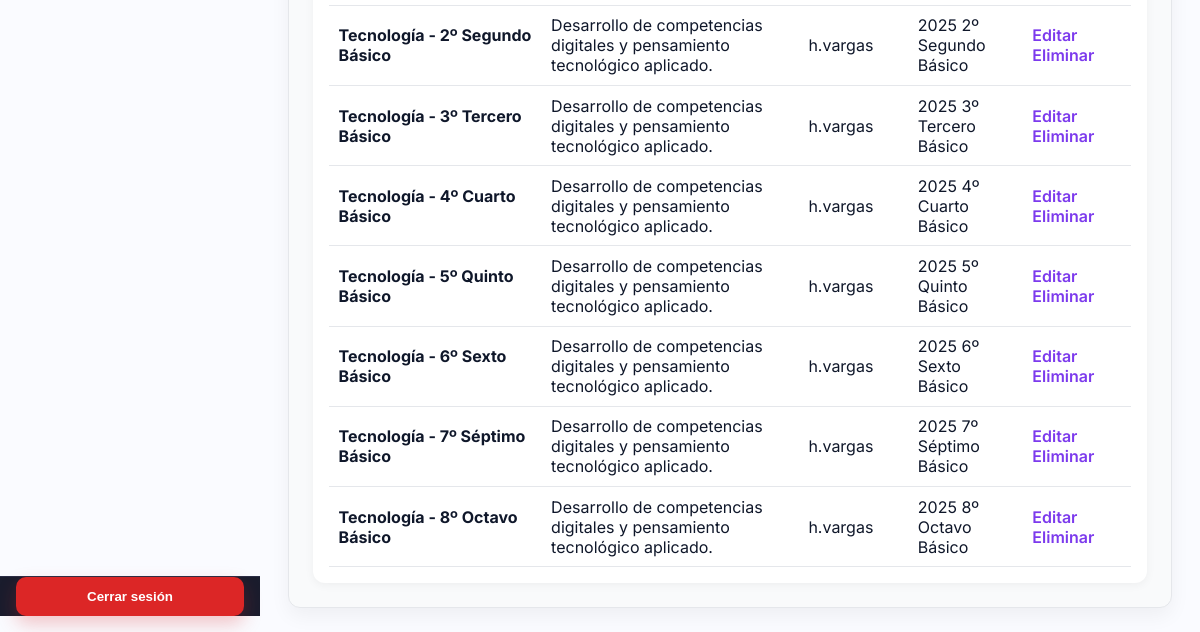
Before: /asignaturas/ (signed in, lower part) with the older database file.
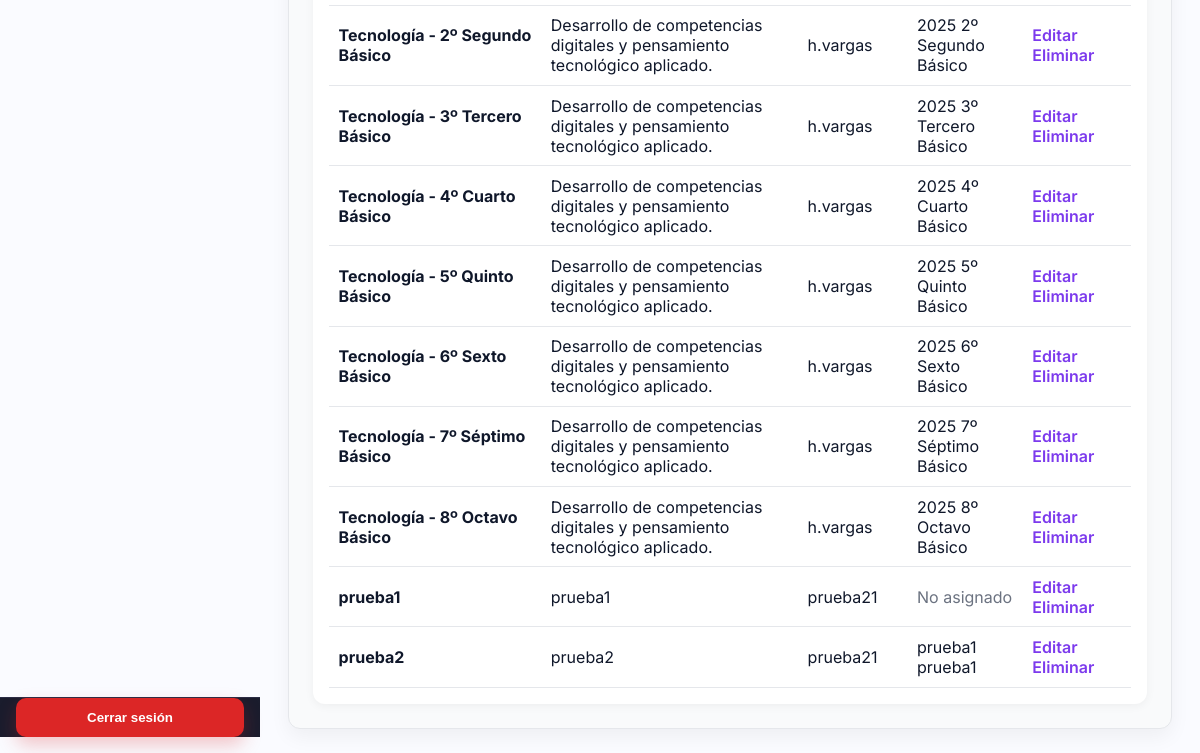
After: the same page with the newer database file.
### usuarios/models.py (models this page shows, shortened)
class Asignatura(models.Model):
    nombre = models.CharField(max_length=30)
    descripcion = models.TextField(blank=True)
    profesor = models.ForeignKey(
        Usuario, on_delete=models.CASCADE, null=True, blank=True, limit_choices_to={'role': 'docente'}
    )
    curso = models.ForeignKey(
        'Curso', on_delete=models.CASCADE, related_name='asignaturas', null=True, blank=True
    )

class Usuario(AbstractUser):
    nombres = models.CharField(max_length=100)
    apellidos = models.CharField(max_length=100)
    rut = models.CharField(max_length=12, unique=True, validators=[rut_validator])
    ROLE_DOCENTE = 'docente'
    ROLE_UTP = 'utp'
    ROLE_INSPECTOR = 'inspector'
    ROLE_CHOICES = [
        (ROLE_DOCENTE, 'Docente'),
        (ROLE_UTP, 'UTP'),
        (ROLE_INSPECTOR, 'Inspector'),
    ]
    role = models.CharField(max_length=20, choices=ROLE_CHOICES)

class Curso(models.Model):
    año = models.CharField(max_length=15)
    nombre = models.CharField(max_length=30)
    sala = models.CharField(max_length=10)
    profesor_jefe = models.ForeignKey(
        Usuario,
        on_delete=models.CASCADE,
        null=True,
        blank=True,
        limit_choices_to={'role': 'docente'},
        related_name='cursos_como_profesor_jefe'
    )
    class Meta:
        constraints = [
            models.UniqueConstraint(
                Lower('año'), Lower('nombre'), Lower('sala'),
                name='uniq_curso_anio_nombre_sala_ci'
            )
        ]

### usuarios/views.py (the view)
# urls.py: path('asignaturas/', asignatura_list, name='asignatura_list'),
@user_passes_test(es_utp)
def asignatura_list(request):
    asignaturas = Asignatura.objects.select_related("profesor").order_by("nombre")
    return render(request, "asignatura_list.html", {"asignaturas": asignaturas})

### usuarios/views.py (called while the page is built)
def es_utp(user):
    return (hasattr(user, 'role') and user.role == 'utp') or user.is_superuser

### usuarios/templates/asignatura_list.html (shortened to what this page needs)
{% extends 'base.html' %}
{% load static %}
{% block content %}
<div class="page">
  <div class="table-container">
    <table>
      <tbody>
      {% for a in asignaturas %}
        <tr>
          <td><strong>{{ a.nombre }}</strong></td>
          <td>{{ a.descripcion|default:"—" }}</td>
          <td>
            {% if a.profesor %}
              {{ a.profesor.get_full_name|default:a.profesor.username }}
            {% else %}
              <span class="muted">Sin profesor</span>
            {% endif %}
          </td>
          <td>
            {% if a.curso %}
              {{ a.curso.año }} {{ a.curso.nombre }}
            {% else %}
              <span class="muted">No asignado</span>
            {% endif %}
          </td>
          <td class="cell-actions">
            <a href="{% url 'usuarios:asignatura_editar' a.id %}">Editar</a>
            <a href="{% url 'usuarios:asignatura_eliminar' a.id %}">Eliminar</a>
          </td>
        </tr>
      {% empty %}
        <tr><td colspan="5" class="empty-row">No hay asignaturas registradas.</td></tr>
      {% endfor %}
      </tbody>
    </table>
  </div>
</div>
{% endblock %}

Changed rows visible on the page:
added Asignatura: nombre "prueba1", descripcion "prueba1", profesor.get_full_name "prueba21", shows "No asignado"
added Asignatura: nombre "prueba2", descripcion "prueba2", profesor.get_full_name "prueba21", curso.año "prueba1", curso.nombre "prueba1"
